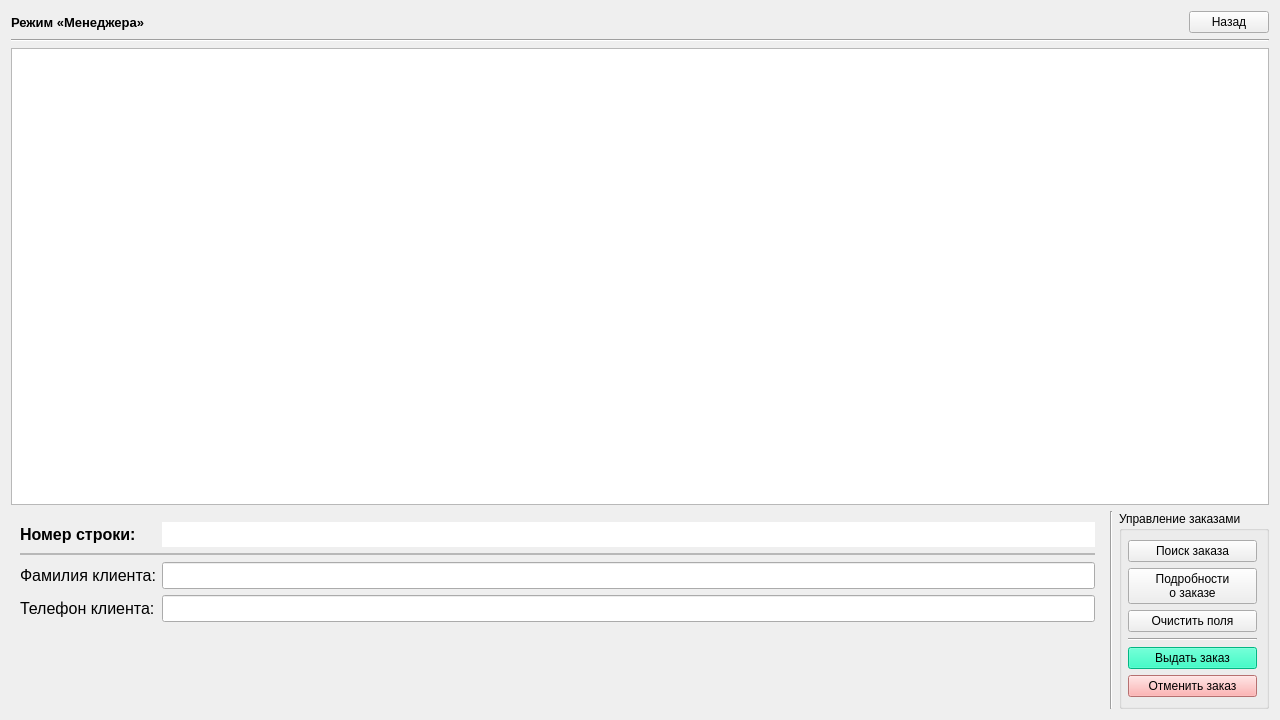
<?xml version="1.0" encoding="UTF-8"?>
<ui version="4.0">
 <class>ManagerForm</class>
 <widget class="QWidget" name="ManagerForm">
  <property name="geometry">
   <rect>
    <x>0</x>
    <y>0</y>
    <width>1280</width>
    <height>720</height>
   </rect>
  </property>
  <property name="windowTitle">
   <string>Form</string>
  </property>
  <layout class="QGridLayout" name="gridLayout_3" rowstretch="0,0,0,0,0">
   <item row="3" column="0" colspan="3">
    <widget class="QTableView" name="tableView">
     <property name="font">
      <font>
       <family>Segoe UI</family>
       <pointsize>10</pointsize>
      </font>
     </property>
     <property name="editTriggers">
      <set>QAbstractItemView::NoEditTriggers</set>
     </property>
     <property name="tabKeyNavigation">
      <bool>false</bool>
     </property>
     <property name="showDropIndicator" stdset="0">
      <bool>false</bool>
     </property>
     <property name="dragDropOverwriteMode">
      <bool>false</bool>
     </property>
     <property name="alternatingRowColors">
      <bool>true</bool>
     </property>
     <property name="selectionMode">
      <enum>QAbstractItemView::SingleSelection</enum>
     </property>
     <property name="selectionBehavior">
      <enum>QAbstractItemView::SelectRows</enum>
     </property>
     <property name="showGrid">
      <bool>true</bool>
     </property>
     <property name="sortingEnabled">
      <bool>false</bool>
     </property>
     <property name="cornerButtonEnabled">
      <bool>false</bool>
     </property>
     <attribute name="horizontalHeaderCascadingSectionResizes">
      <bool>true</bool>
     </attribute>
     <attribute name="horizontalHeaderMinimumSectionSize">
      <number>37</number>
     </attribute>
     <attribute name="horizontalHeaderDefaultSectionSize">
      <number>150</number>
     </attribute>
     <attribute name="horizontalHeaderStretchLastSection">
      <bool>true</bool>
     </attribute>
     <attribute name="verticalHeaderCascadingSectionResizes">
      <bool>false</bool>
     </attribute>
     <attribute name="verticalHeaderMinimumSectionSize">
      <number>35</number>
     </attribute>
     <attribute name="verticalHeaderDefaultSectionSize">
      <number>35</number>
     </attribute>
     <attribute name="verticalHeaderHighlightSections">
      <bool>true</bool>
     </attribute>
     <attribute name="verticalHeaderShowSortIndicator" stdset="0">
      <bool>true</bool>
     </attribute>
    </widget>
   </item>
   <item row="4" column="1">
    <widget class="Line" name="line">
     <property name="frameShadow">
      <enum>QFrame::Sunken</enum>
     </property>
     <property name="orientation">
      <enum>Qt::Vertical</enum>
     </property>
    </widget>
   </item>
   <item row="4" column="0">
    <widget class="QWidget" name="widget" native="true">
     <layout class="QGridLayout" name="gridLayout_2">
      <property name="topMargin">
       <number>6</number>
      </property>
      <item row="0" column="0">
       <layout class="QFormLayout" name="product_data">
        <property name="sizeConstraint">
         <enum>QLayout::SetDefaultConstraint</enum>
        </property>
        <property name="fieldGrowthPolicy">
         <enum>QFormLayout::AllNonFixedFieldsGrow</enum>
        </property>
        <property name="rowWrapPolicy">
         <enum>QFormLayout::DontWrapRows</enum>
        </property>
        <property name="labelAlignment">
         <set>Qt::AlignLeading|Qt::AlignLeft|Qt::AlignVCenter</set>
        </property>
        <property name="formAlignment">
         <set>Qt::AlignLeading|Qt::AlignLeft|Qt::AlignTop</set>
        </property>
        <property name="topMargin">
         <number>5</number>
        </property>
        <item row="0" column="0">
         <widget class="QLabel" name="id_Label">
          <property name="font">
           <font>
            <pointsize>12</pointsize>
            <weight>75</weight>
            <bold>true</bold>
            <underline>false</underline>
           </font>
          </property>
          <property name="text">
           <string>Номер строки:</string>
          </property>
         </widget>
        </item>
        <item row="0" column="1">
         <widget class="QLineEdit" name="id_LineEdit">
          <property name="enabled">
           <bool>true</bool>
          </property>
          <property name="font">
           <font>
            <pointsize>12</pointsize>
           </font>
          </property>
          <property name="autoFillBackground">
           <bool>false</bool>
          </property>
          <property name="text">
           <string/>
          </property>
          <property name="frame">
           <bool>false</bool>
          </property>
          <property name="readOnly">
           <bool>true</bool>
          </property>
          <property name="placeholderText">
           <string/>
          </property>
         </widget>
        </item>
        <item row="1" column="0" colspan="2">
         <widget class="Line" name="line_2">
          <property name="frameShadow">
           <enum>QFrame::Sunken</enum>
          </property>
          <property name="lineWidth">
           <number>0</number>
          </property>
          <property name="midLineWidth">
           <number>2</number>
          </property>
          <property name="orientation">
           <enum>Qt::Horizontal</enum>
          </property>
         </widget>
        </item>
        <item row="2" column="0">
         <widget class="QLabel" name="surname_Label">
          <property name="font">
           <font>
            <pointsize>12</pointsize>
           </font>
          </property>
          <property name="text">
           <string>Фамилия клиента:</string>
          </property>
         </widget>
        </item>
        <item row="2" column="1">
         <widget class="QLineEdit" name="surname_LineEdit">
          <property name="font">
           <font>
            <pointsize>12</pointsize>
           </font>
          </property>
         </widget>
        </item>
        <item row="3" column="0">
         <widget class="QLabel" name="telephone_Label">
          <property name="font">
           <font>
            <pointsize>12</pointsize>
           </font>
          </property>
          <property name="text">
           <string>Телефон клиента:</string>
          </property>
         </widget>
        </item>
        <item row="3" column="1">
         <widget class="QLineEdit" name="telephone_LineEdit">
          <property name="font">
           <font>
            <pointsize>12</pointsize>
           </font>
          </property>
         </widget>
        </item>
       </layout>
      </item>
     </layout>
    </widget>
   </item>
   <item row="2" column="0" colspan="3">
    <widget class="Line" name="line_3">
     <property name="orientation">
      <enum>Qt::Horizontal</enum>
     </property>
    </widget>
   </item>
   <item row="4" column="2">
    <widget class="QGroupBox" name="buttons">
     <property name="title">
      <string>Управление заказами</string>
     </property>
     <property name="flat">
      <bool>false</bool>
     </property>
     <property name="checkable">
      <bool>false</bool>
     </property>
     <layout class="QVBoxLayout" name="buttons_layout_2">
      <property name="leftMargin">
       <number>6</number>
      </property>
      <item>
       <widget class="QPushButton" name="pushButton_search">
        <property name="text">
         <string>Поиск заказа</string>
        </property>
       </widget>
      </item>
      <item>
       <widget class="QPushButton" name="pushButton_details">
        <property name="text">
         <string>Подробности
о заказе</string>
        </property>
       </widget>
      </item>
      <item>
       <widget class="QPushButton" name="pushButton_clear">
        <property name="text">
         <string>Очистить поля</string>
        </property>
       </widget>
      </item>
      <item>
       <widget class="Line" name="line_5">
        <property name="orientation">
         <enum>Qt::Horizontal</enum>
        </property>
       </widget>
      </item>
      <item>
       <widget class="QPushButton" name="pushButton_issue">
        <property name="styleSheet">
         <string notr="true">background-color: rgb(3, 255, 184);
color: rgb(0, 0, 0);</string>
        </property>
        <property name="text">
         <string>Выдать заказ</string>
        </property>
       </widget>
      </item>
      <item>
       <widget class="QPushButton" name="pushButton_remove">
        <property name="styleSheet">
         <string notr="true">color: rgb(0, 0, 0);
background-color: rgb(255, 157, 157);</string>
        </property>
        <property name="text">
         <string>Отменить заказ</string>
        </property>
       </widget>
      </item>
     </layout>
    </widget>
   </item>
   <item row="1" column="0" colspan="3">
    <layout class="QHBoxLayout" name="horizontalLayout_2">
     <property name="topMargin">
      <number>0</number>
     </property>
     <item>
      <widget class="QLabel" name="label">
       <property name="font">
        <font>
         <pointsize>10</pointsize>
         <weight>75</weight>
         <bold>true</bold>
         <underline>false</underline>
        </font>
       </property>
       <property name="text">
        <string>Режим «Менеджера»</string>
       </property>
      </widget>
     </item>
     <item>
      <spacer name="horizontalSpacer">
       <property name="orientation">
        <enum>Qt::Horizontal</enum>
       </property>
       <property name="sizeHint" stdset="0">
        <size>
         <width>40</width>
         <height>20</height>
        </size>
       </property>
      </spacer>
     </item>
     <item>
      <widget class="QPushButton" name="pushButton_back">
       <property name="text">
        <string>Назад</string>
       </property>
      </widget>
     </item>
    </layout>
   </item>
  </layout>
 </widget>
 <resources/>
 <connections/>
</ui>
